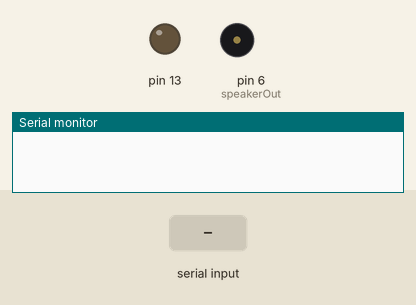
Bench run of a sketch on a simulated Arduino Uno, built with avr-gcc and run on an emulated ATmega328P. On the bench: output pins drawn as LEDs (lit = HIGH), buzzer (waves = sounding), the last lines printed to the serial monitor. The inputs (shaded band) are chosen by the test bench.

Above: at 1.2 s.
1.3 s: "LED_ON\n" received over Serial
At 2.1 s:
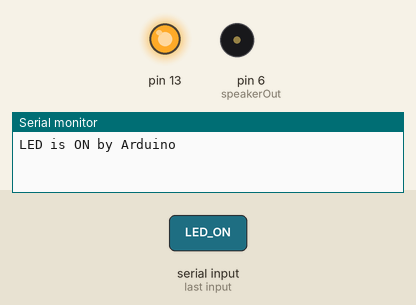
2.8 s: "SPEAKER_ON\n" received over Serial
At 3.4 s:
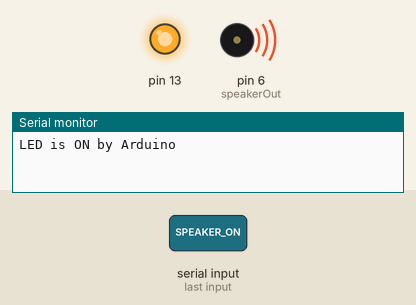
4.3 s: "LED_OFF\n" received over Serial
At 5.5 s:
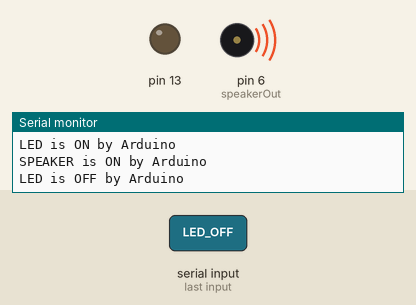
5.8 s: "SPEAKER_OFF\n" received over Serial
At 6.9 s:
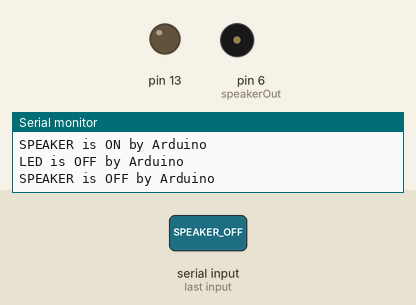
Timing chart, 0 to 8.8 s (numbered marks = the images above; inputs shaded):
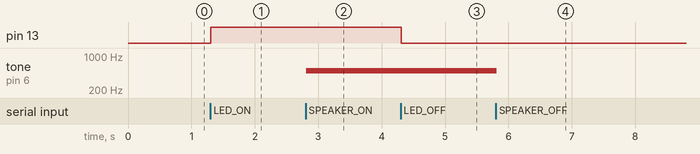

The sketch:

SPEAKER.ino
```cpp
String str;
int speakerOut = 6;
void setup() {
  // initialize serial communications at 9600 bps:
  pinMode(13,OUTPUT);
  pinMode(speakerOut, OUTPUT);
  Serial.begin(9600);
}
void loop() {
    if (Serial.available()) {
    // 讀取傳入的字串直到"\n"結尾
        str = Serial.readStringUntil('\n');
        if (str == "LED_ON") {           // 若字串值是 "LED_ON" 開燈
            digitalWrite(13, HIGH);     // 開燈
            Serial.println("LED is ON by Arduino");
        }
        else if (str == "LED_OFF") {
            digitalWrite(13, LOW);
            Serial.println("LED is OFF by Arduino");
        }else if (str == "SPEAKER_ON") {
            tone(speakerOut,500);
            delay(1000);
            Serial.println("SPEAKER is ON by Arduino");
        }
        else if (str == "SPEAKER_OFF") {
            noTone(speakerOut);
            delay(1000);
            Serial.println("SPEAKER is OFF by Arduino");
        }
  }
}
```

Measured:
- after the input at 1.3 s, pin 13: LOW → HIGH at once
- after the input at 2.8 s, tone on pin 6 (speakerOut): silent → 500 Hz at once
- after the input at 4.3 s, pin 13: HIGH → LOW at once
- after the input at 5.8 s, tone on pin 6 (speakerOut): 500 Hz → silent at once
